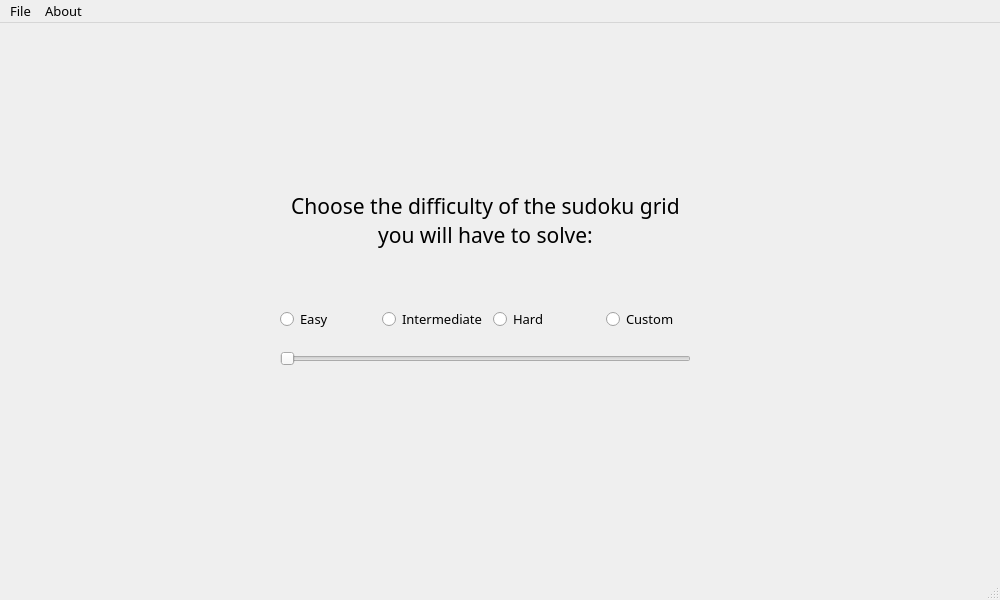
<?xml version="1.0" encoding="UTF-8"?>
<ui version="4.0">
 <class>MainWindow</class>
 <widget class="QMainWindow" name="MainWindow">
  <property name="geometry">
   <rect>
    <x>0</x>
    <y>0</y>
    <width>1000</width>
    <height>600</height>
   </rect>
  </property>
  <property name="font">
   <font>
    <family>JetBrains Mono</family>
    <pointsize>10</pointsize>
   </font>
  </property>
  <property name="windowTitle">
   <string>MainWindow</string>
  </property>
  <property name="styleSheet">
   <string notr="true"/>
  </property>
  <widget class="QWidget" name="centralwidget">
   <property name="enabled">
    <bool>true</bool>
   </property>
   <widget class="QWidget" name="verticalLayoutWidget">
    <property name="geometry">
     <rect>
      <x>280</x>
      <y>150</y>
      <width>411</width>
      <height>301</height>
     </rect>
    </property>
    <layout class="QVBoxLayout" name="verticalLayout">
     <property name="sizeConstraint">
      <enum>QLayout::SetDefaultConstraint</enum>
     </property>
     <item>
      <widget class="QTextBrowser" name="textBox">
       <property name="enabled">
        <bool>true</bool>
       </property>
       <property name="maximumSize">
        <size>
         <width>1000</width>
         <height>100</height>
        </size>
       </property>
       <property name="focusPolicy">
        <enum>Qt::NoFocus</enum>
       </property>
       <property name="styleSheet">
        <string notr="true">background-color: rgb(239, 239, 239);</string>
       </property>
       <property name="frameShape">
        <enum>QFrame::NoFrame</enum>
       </property>
       <property name="frameShadow">
        <enum>QFrame::Plain</enum>
       </property>
       <property name="lineWidth">
        <number>1</number>
       </property>
       <property name="html">
        <string>&lt;!DOCTYPE HTML PUBLIC &quot;-//W3C//DTD HTML 4.0//EN&quot; &quot;http://www.w3.org/TR/REC-html40/strict.dtd&quot;&gt;
&lt;html&gt;&lt;head&gt;&lt;meta name=&quot;qrichtext&quot; content=&quot;1&quot; /&gt;&lt;meta charset=&quot;utf-8&quot; /&gt;&lt;style type=&quot;text/css&quot;&gt;
p, li { white-space: pre-wrap; }
hr { height: 1px; border-width: 0; }
li.unchecked::marker { content: &quot;\2610&quot;; }
li.checked::marker { content: &quot;\2612&quot;; }
&lt;/style&gt;&lt;/head&gt;&lt;body style=&quot; font-family:'JetBrains Mono'; font-size:10pt; font-weight:400; font-style:normal;&quot;&gt;
&lt;p align=&quot;center&quot; style=&quot; margin-top:0px; margin-bottom:0px; margin-left:0px; margin-right:0px; -qt-block-indent:0; text-indent:0px;&quot;&gt;&lt;span style=&quot; font-family:'Sans Serif'; font-size:16pt;&quot;&gt;Choose the difficulty of the sudoku grid you will have to solve:&lt;/span&gt;&lt;/p&gt;&lt;/body&gt;&lt;/html&gt;</string>
       </property>
      </widget>
     </item>
     <item>
      <layout class="QHBoxLayout" name="horizontalLayout">
       <item>
        <widget class="QRadioButton" name="hardButton">
         <property name="styleSheet">
          <string notr="true"/>
         </property>
         <property name="text">
          <string>Easy</string>
         </property>
        </widget>
       </item>
       <item>
        <widget class="QRadioButton" name="customButton">
         <property name="text">
          <string>Intermediate</string>
         </property>
        </widget>
       </item>
       <item>
        <widget class="QRadioButton" name="easyButton">
         <property name="text">
          <string>Hard</string>
         </property>
        </widget>
       </item>
       <item alignment="Qt::AlignHCenter">
        <widget class="QRadioButton" name="intermediateButton">
         <property name="layoutDirection">
          <enum>Qt::LeftToRight</enum>
         </property>
         <property name="text">
          <string>Custom</string>
         </property>
         <property name="autoExclusive">
          <bool>true</bool>
         </property>
        </widget>
       </item>
      </layout>
     </item>
     <item>
      <widget class="QSlider" name="customEmptyCells">
       <property name="enabled">
        <bool>true</bool>
       </property>
       <property name="cursor">
        <cursorShape>ClosedHandCursor</cursorShape>
       </property>
       <property name="contextMenuPolicy">
        <enum>Qt::DefaultContextMenu</enum>
       </property>
       <property name="maximum">
        <number>70</number>
       </property>
       <property name="pageStep">
        <number>10</number>
       </property>
       <property name="orientation">
        <enum>Qt::Horizontal</enum>
       </property>
      </widget>
     </item>
     <item>
      <widget class="QTextBrowser" name="sliderValue">
       <property name="minimumSize">
        <size>
         <width>409</width>
         <height>70</height>
        </size>
       </property>
       <property name="maximumSize">
        <size>
         <width>409</width>
         <height>70</height>
        </size>
       </property>
       <property name="contextMenuPolicy">
        <enum>Qt::NoContextMenu</enum>
       </property>
       <property name="styleSheet">
        <string notr="true">background-color: rgb(239, 239, 239);</string>
       </property>
       <property name="frameShape">
        <enum>QFrame::NoFrame</enum>
       </property>
       <property name="frameShadow">
        <enum>QFrame::Plain</enum>
       </property>
      </widget>
     </item>
    </layout>
   </widget>
  </widget>
  <widget class="QMenuBar" name="menubar">
   <property name="geometry">
    <rect>
     <x>0</x>
     <y>0</y>
     <width>1000</width>
     <height>23</height>
    </rect>
   </property>
   <property name="font">
    <font>
     <family>JetBrains Mono</family>
     <pointsize>10</pointsize>
    </font>
   </property>
   <widget class="QMenu" name="menuFile">
    <property name="font">
     <font>
      <family>JetBrains Mono</family>
      <pointsize>10</pointsize>
     </font>
    </property>
    <property name="title">
     <string>File</string>
    </property>
    <addaction name="actionStart_new_game"/>
   </widget>
   <widget class="QMenu" name="menuAbout">
    <property name="font">
     <font>
      <family>JetBrains Mono</family>
      <pointsize>11</pointsize>
     </font>
    </property>
    <property name="title">
     <string>About</string>
    </property>
    <addaction name="actionCredits"/>
   </widget>
   <addaction name="menuFile"/>
   <addaction name="menuAbout"/>
  </widget>
  <widget class="QStatusBar" name="statusbar">
   <property name="font">
    <font>
     <family>JetBrains Mono</family>
     <pointsize>10</pointsize>
    </font>
   </property>
  </widget>
  <action name="actionStart_new_game">
   <property name="text">
    <string>Start new game</string>
   </property>
   <property name="font">
    <font>
     <family>JetBrains Mono</family>
     <pointsize>10</pointsize>
    </font>
   </property>
  </action>
  <action name="actionLoad_game">
   <property name="text">
    <string>Load game</string>
   </property>
   <property name="font">
    <font>
     <family>JetBrains Mono</family>
     <pointsize>10</pointsize>
    </font>
   </property>
  </action>
  <action name="actionCredits">
   <property name="text">
    <string>Credits</string>
   </property>
   <property name="font">
    <font>
     <family>JetBrains Mono</family>
     <pointsize>10</pointsize>
    </font>
   </property>
  </action>
 </widget>
 <resources/>
 <connections/>
</ui>
